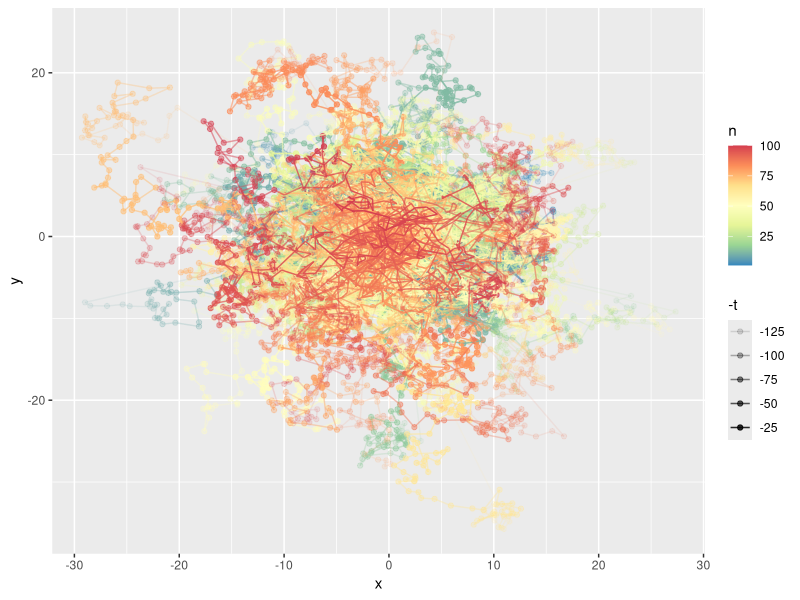
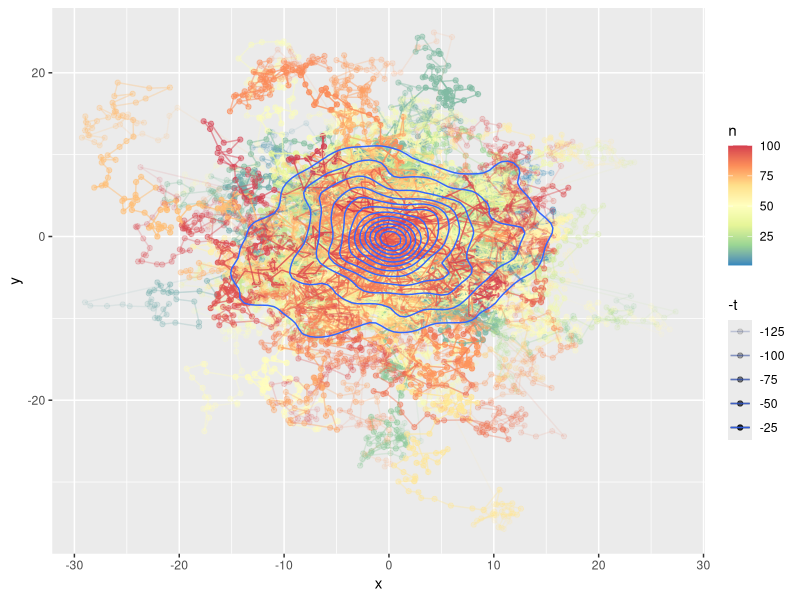
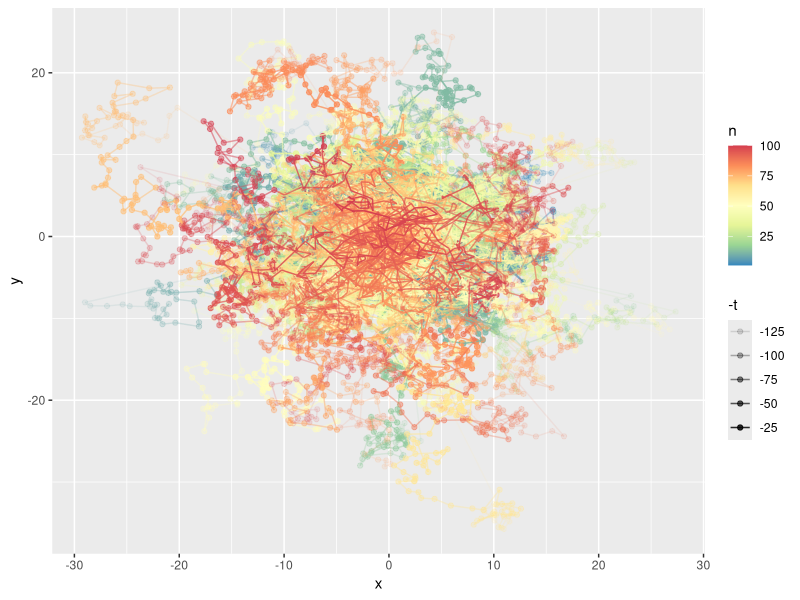
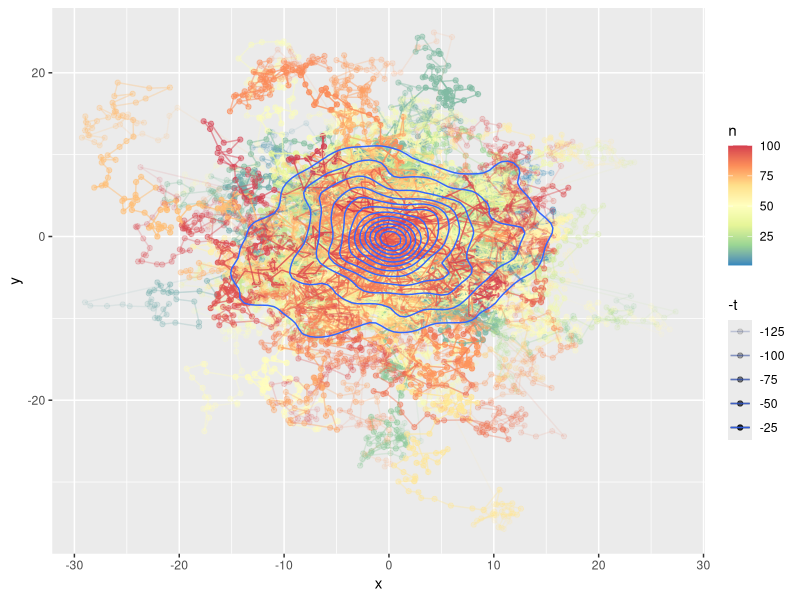

Source code (R) for these figures, in order:
#Brownian motion problem revisited with new visualization mappings
library(ggplot2)
library(RColorBrewer)
library(ggthemes)

set.seed(123)

#prepare data 2D
n=100
n_step = 128
tune_mean = 0
tune_sd = 1

xyDf = NULL

for(i in 1:n){
  xyDf=rbind(xyDf,data.frame(t = 1:n_step,x = cumsum(rnorm(n_step,mean = tune_mean,sd = tune_sd)),y = cumsum(rnorm(n_step,mean = tune_mean,sd = tune_sd)),n = rep(i,n_step)))
}
xyDf

g = ggplot(data = xyDf,aes(x = x,y = y,alpha = -t,color = n)) + geom_point() +geom_path(aes(color = n)) + scale_color_distiller(palette = "Spectral")
g
ggsave("Brownian Motion Revisualized.png")

g +geom_density2d()
ggsave("Brownian Motion Revisualized with density.png")
